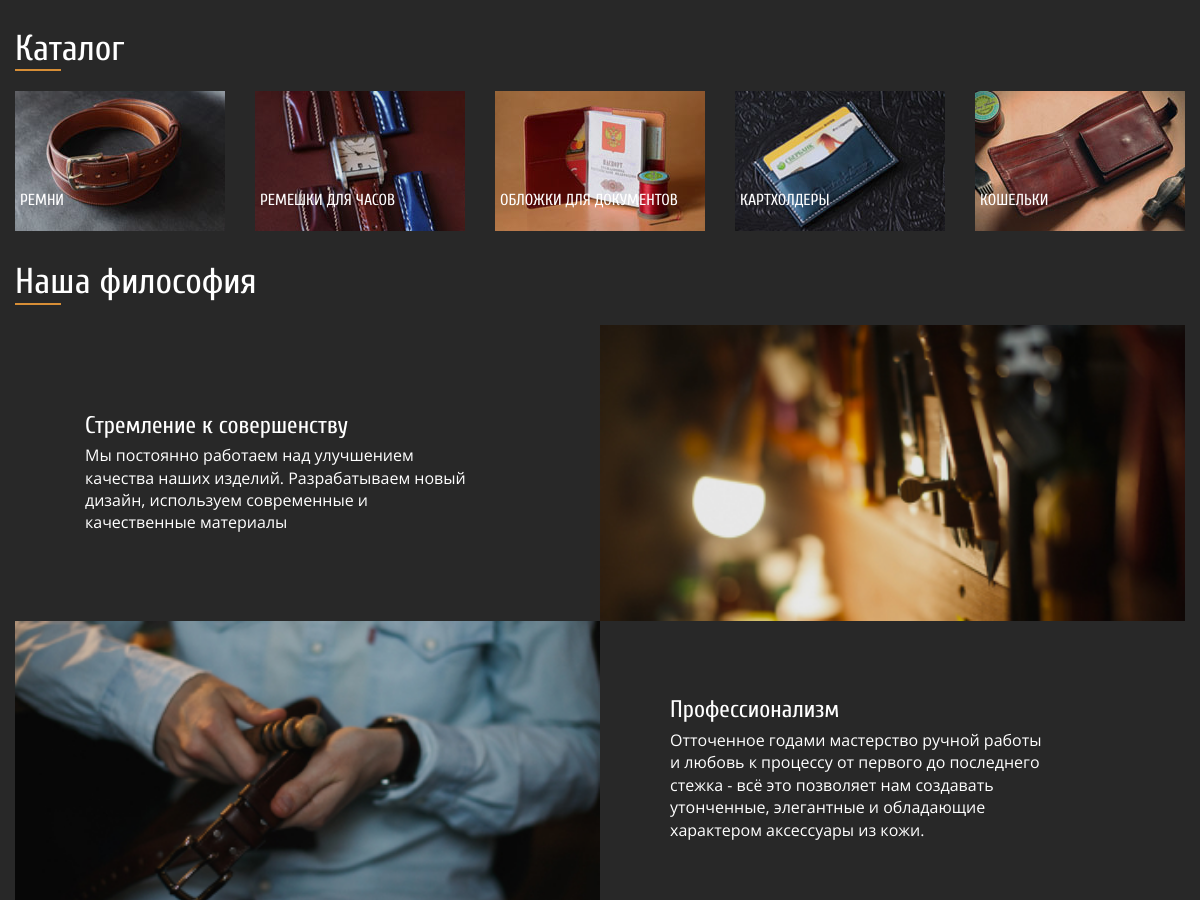
Before: / (middle part) with the older database file.
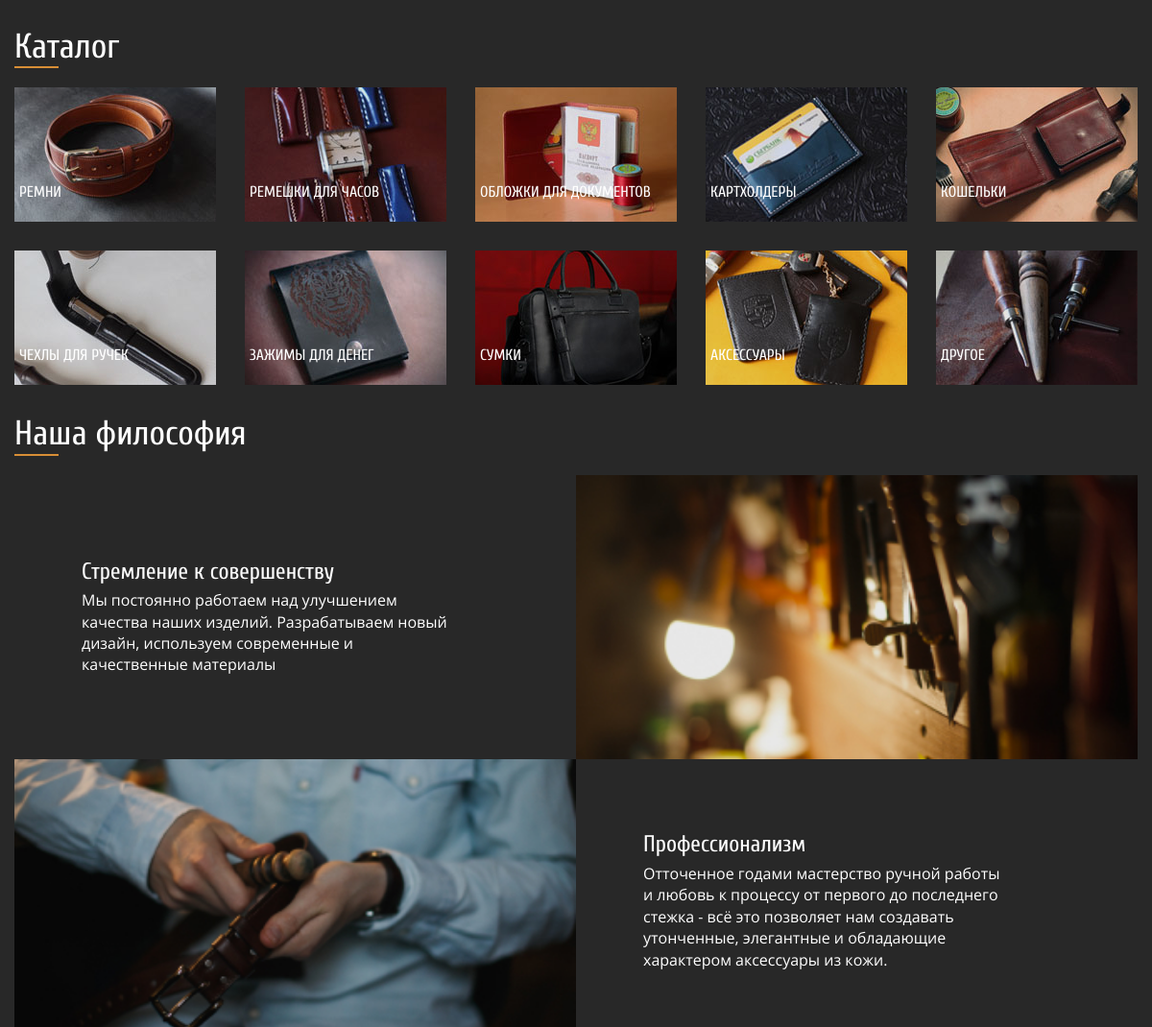
After: the same page with the newer database file.
### appProductItem/models.py (models this page shows, shortened)
class ProductCategory(models.Model):
    product_category_name = models.CharField(max_length=255, verbose_name='Название категории товара для меню')
    product_category_slug = models.SlugField(max_length=255, unique=True, db_index=True, verbose_name='URL')
    product_category_is_published = models.BooleanField(default=True, verbose_name='Разрешить публикацию категории')
    product_category_description = models.TextField(verbose_name='Описание страницы SEO (description)', max_length=200)
    product_category_keywords = models.CharField(verbose_name='Ключевые слова SEO (keywordss)', max_length=255)
    product_category_h1 = models.CharField(verbose_name='Большой заголовок H1', max_length=255)
    product_category_h2 = models.CharField(verbose_name='Маленький заголовок H2', max_length=255)
    product_category_img_main = models.ImageField(upload_to='category_img/', verbose_name='Фото для меню категории 210х140')
    product_category_img_main_alt = models.CharField(verbose_name='Атрибут alt основного фото категории', max_length=80)
    product_category_img_main_title = models.CharField(verbose_name='Атрибут title основного фото категории', max_length=80)
    product_category_img_mobile = models.ImageField(upload_to='category_img/', verbose_name='Фото шапки для стр. категории - mobile 576х568')
    product_category_img_mobile_horizontal = models.ImageField(upload_to='category_img/', verbose_name='Фото шапки  для стр. категории - mobile 768х568')
    product_category_img_tablet = models.ImageField(upload_to='category_img/', verbose_name='Фото шапки для стр. категории - tablet 1200х550')
    product_category_img_desktop = models.ImageField(upload_to='category_img/', verbose_name='Фото шапки для стр. категории - desktop 1440х760')
    def get_absolute_url(self):
        return reverse('category', kwargs={'productCategorySlug': self.product_category_slug})
    class Meta:
        verbose_name = "Категория товара"
        verbose_name_plural = "7. Категории товаров"

### appGetPages/views.py (the view)
# urls.py: path('', getPage.home_page, name='home'),
def home_page(request):
    return render(request, './index.html')

### appProductItem/templatetags/get_categorys_tag.py (called while the page is built)
@register.simple_tag()
def getProductsCategorys():
    return ProductCategory.objects.filter(product_category_is_published = True)

### templates/index.html (shortened to what this page needs)
{% extends 'base.html' %}
{% load static %}
{% block mainContent %}
    {% load get_categorys_tag %}
    {% getProductsCategorys as  productCategoryList %}
    <section class="main">
        <div class="container">
            <div class="catalog">
                <div class="h2">
                    <h2 class="h2__title">Каталог</h2>
                    <span class="title-underline"></span>
                </div>
                <ul class="catalog__list">
                    {% for productCategory in productCategoryList %}
                    <li class="catalog-item">
                        <a href="{{ productCategory.get_absolute_url }}" class="catalog-item__link">
                            <img src="{{productCategory.product_category_img_main.url}}" alt="Ремни" class="catalog-item__img" />
                            <p class="catalog-item__p">{{productCategory.product_category_name}}</p>
                        </a>
                    </li>
                    {% endfor %}
                </ul>
            </div>
            <div class="philosophy">
                <div class="h2">
                    <h2 class="h2__title">Наша философия</h2>
                    <span class="title-underline"></span>
                </div>
                <div class="philosophy__list">
                    <div class="philosophy__item">
                        <img src="{% static 'img/home/tradition.jpg' %}" alt="" class="philosophy__item-img" />
                        <div class="philosophy__item-text-wrap">
                            <h3 class="philosophy__item-title">Стремление к совершенству</h3>
                            <p class="philosophy__item-p">
                                Мы постоянно работаем над улучшением качества наших изделий.
                                Разрабатываем новый дизайн, используем современные и качественные
                                материалы
                            </p>
                        </div>
                    </div>
                    <div class="philosophy__item">
                        <img src="{% static 'img/home/attention_to_detail.jpg' %}" alt="" class="philosophy__item-img" />
                        <div class="philosophy__item-text-wrap">
                            <h3 class="philosophy__item-title">Профессионализм</h3>
                            <p class="philosophy__item-p">
                                Отточенное годами мастерство ручной работы и любовь к процессу от
                                первого до последнего стежка - всё это позволяет нам создавать
                                утонченные, элегантные и обладающие характером аксессуары из кожи.
                            </p>
                        </div>
                    </div>
                </div>
            </div>
        </div>
    </section>
{% endblock %}

### templates/base.html (shortened to what this page needs)
<!DOCTYPE html>
{% load static %}
<html>
<head>
    <link rel="stylesheet" href="{% static 'css/fancybox4/fancybox4.css' %}">
    <link rel="stylesheet" href="{% static 'css/style.css' %}">
</head>
<body>
    {% block mainContent %}
    {% endblock %}
</body>
</html>

### templates/includes/header_big.html (shortened to what this page needs)
{% load static %}
{% load get_categorys_tag %}

### templates/includes/footer.html (shortened to what this page needs)
{% load static %}

### qualitas/static/css/style.css (style rules this page uses)
html { line-height: 1.15; -webkit-text-size-adjust: 100%; }
body { margin: 0; }
a { background-color: transparent; }
img { border-style: none; }
body { font-family: 'OpenSans'; font-size: 12px; font-weight: 400; font-style: normal; background-color: #282828; color: #fff; margin: 0; }
h1, h2, h3, h4 { font-family: 'Cuprum'; font-weight: 400; font-style: normal; margin: 0; }
p { margin: 0; }
ul { margin: 0; padding: 0; }
.container { width: 100%; margin-left: auto; margin-right: auto; padding-left: 24px; padding-right: 24px; max-width: 575px; }
.main { min-height: calc(100vh - 820px); }
@media (min-width: 576px) { .main { min-height: calc(100vh - 824px); } }
@media (min-width: 576px) { .container { padding-left: 48px; padding-right: 48px; max-width: 768px; } }
@media (min-width: 768px) { .main { min-height: calc(100vh - 883px); } }
@media (min-width: 768px) { .container { max-width: 1200px; } }
@media (min-width: 1200px) { .main { min-height: calc(100vh - 893px); } }
@media (min-width: 1200px) { .container { padding-left: 15px; padding-right: 15px; } }
.h2 { display: flex; flex-direction: column; margin-top: 20px; margin-bottom: 10px; }
.h2__title { font-size: 26px; }
.title-underline { width: 34px; height: 2px; background-color: #d78e36; }
@media (min-width: 576px) { .h2 { margin-top: 30px; margin-bottom: 20px; } }
@media (min-width: 768px) { .h2__title { font-size: 30px; } }
@media (min-width: 1200px) { .h2__title { font-size: 36px; } }
@media (min-width: 1200px) { .title-underline { width: 46px; } }
.catalog__list { display: flex; flex-wrap: wrap; margin-left: -12px; margin-right: -12px; margin-bottom: -24px; }
.catalog-item { list-style: none; position: relative; padding-left: 12px; padding-right: 12px; margin-bottom: 24px; width: 50%; }
.catalog-item__link { overflow: hidden; display: block; text-decoration: none; color: #fff; }
.catalog-item__img { display: block; overflow: hidden; transition: 0.5s; width: 100%; filter: brightness(90%); }
.catalog-item__p { font-family: 'Cuprum'; width: calc(100% - 38px); text-transform: uppercase; font-size: 14px; margin: 0; position: absolute; top: calc(100% - 38px); left: 20px; }
@media (min-width: 576px) { .catalog-item { width: calc(100% / 3); } }
@media (min-width: 768px) { .catalog-item { width: calc(100% / 5); } }
@media (min-width: 768px) { .catalog-item__p { font-size: 16px; top: calc(100% - 40px); } }
@media (min-width: 1200px) { .catalog-item { padding-left: 15px; padding-right: 15px; margin-bottom: 30px; } }
@media (min-width: 1200px) { .catalog__list { margin-left: -15px; margin-right: -15px; margin-bottom: -30px; } }
.philosophy__item { width: 100%; position: relative; }
.philosophy__item-img { display: block; width: 100%; opacity: 0.4; }
.philosophy__item-text-wrap { width: 90%; position: absolute; top: 50%; left: 50%; transform: translate(-50%, -50%); }
.philosophy__item-title { margin: 0; font-size: 22px; }
.philosophy__item-p { margin: 0; font-size: 12px; line-height: 130%; margin-top: 5px; }
@media (min-width: 576px) { .philosophy__item { display: flex; align-items: center; } }
@media (min-width: 576px) { .philosophy__item:nth-child(odd) { flex-direction: row-reverse; } }
@media (min-width: 576px) { .philosophy__item-text-wrap { display: block; transform: none; position: static; width: 50%; padding-left: 7px; padding-right: 0px; } }
@media (min-width: 576px) { .philosophy__item-p { line-height: 120%; } }
@media (min-width: 576px) { .philosophy__item-img { display: block; width: 50%; opacity: 1; } }
@media (min-width: 768px) { .philosophy__item-text-wrap { padding-left: 30px; padding-right: 20px; } }
@media (min-width: 768px) { .philosophy__item-p { font-size: 14px; line-height: 140%; } }
@media (min-width: 1200px) { .philosophy__item-title { font-size: 24px; } }
@media (min-width: 1200px) { .philosophy__item-p { font-size: 16px; } }
@media (min-width: 1200px) { .philosophy__item-text-wrap { padding-left: 70px; padding-right: 130px; } }

Changed rows visible on the page:
added ProductCategory: product_category_img_main (picture), product_category_name "ЧЕХЛЫ ДЛЯ РУЧЕК"
added ProductCategory: product_category_img_main (picture), product_category_name "ЗАЖИМЫ ДЛЯ ДЕНЕГ"
added ProductCategory: product_category_img_main (picture), product_category_name "СУМКИ"
added ProductCategory: product_category_img_main (picture), product_category_name "АКСЕССУАРЫ"
added ProductCategory: product_category_img_main (picture), product_category_name "ДРУГОЕ"
